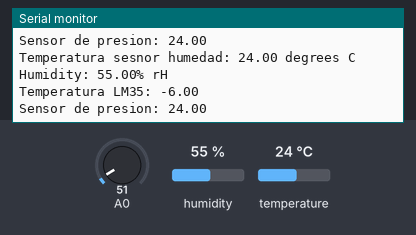
The sketch below on a simulated Arduino Uno, built with avr-gcc and run on an emulated ATmega328P. Shown: the last lines printed to the serial monitor. Inputs (shaded band) come from the test bench; at power-on: humidity 55 %, A0 = 51, temperature 24 °C.

Above: at 1.2 s.
1.3 s: humidity set to 22 %
At 1.45 s:
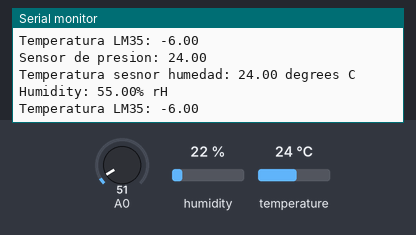
2.8 s: A0 set to 61
At 2.99 s:
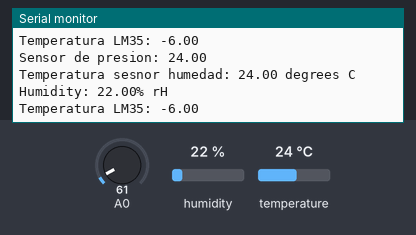
4.3 s: temperature set to 12 °C
At 4.52 s:
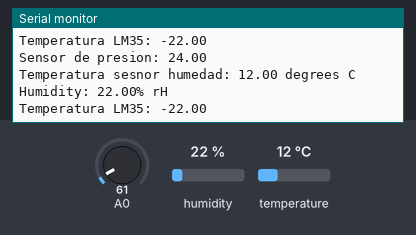
5.8 s: A0 set to 71
At 6.45 s:
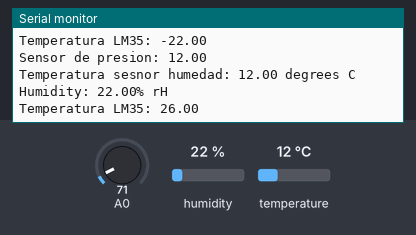
7.3 s: humidity set to 40 %
At 7.6 s:
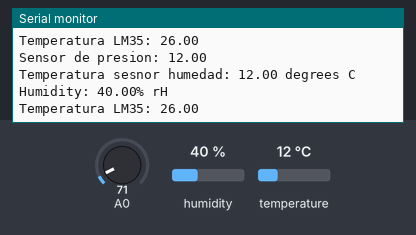
Timing chart, 0 to 9.8 s (numbered marks = the images above; inputs shaded):
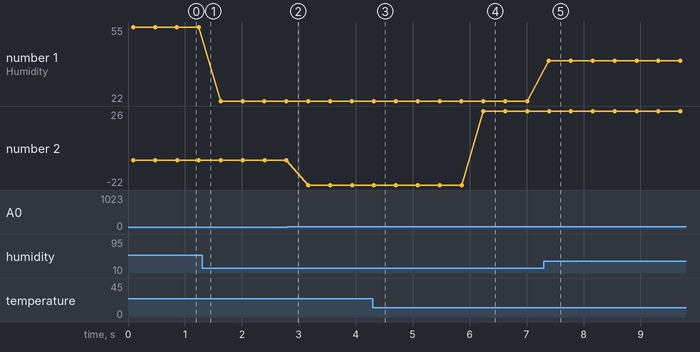

Measured:
- after the input at 4.3 s, the serial monitor: prints a new line at once (image 3)
- after the input at 5.8 s, the serial monitor: prints a new line after 0.44 s (image 4)
- after the input at 7.3 s, the serial monitor: prints a new line after 0.09 s (image 5)
- plotted number 1: 55 → 22 after the input at 1.3 s, 22 → 40 after the input at 7.3 s
- plotted number 2: -6 → -22 after the input at 2.8 s, -22 → 26 after the input at 5.8 s

The sketch:

Sesnsores_temperatura3.ino
```cpp
#include <Wire.h>
#include <Adafruit_MPL3115A2.h>
#include <Adafruit_AHTX0.h>

Adafruit_AHTX0 aht;
Adafruit_MPL3115A2 mpl = Adafruit_MPL3115A2();


 int leer=0;
 float templm;

void setup(){
pinMode(A0,INPUT);
  Serial.begin(115200);

//Sensor de humedad
Serial.println("Adafruit AHT10/AHT20 demo!");

  if (! aht.begin()) {
    Serial.println("Could not find AHT? Check wiring");
    while (1) delay(10);
  }
  Serial.println("AHT10 or AHT20 found");

//Sensor de peresion
Serial.println("Iniciando...");

  if (!mpl.begin()) {
    Serial.println("No se pudo encontrar el módulo MPL3115A2, compruebe la conexión.");
    while (1);
  }

  Serial.println("Módulo MPL3115A2 iniciado correctamente.");


}

void loop() {
leer=analogRead(A0);

//sesnor de presion
float temp = mpl.getTemperature();
Serial.print("Sensor de presion: " );
Serial.println(temp);

//sesnor de humedad
sensors_event_t humidity, temph;
aht.getEvent(&humidity, &temph);// populate temp and humidity objects with fresh data
Serial.print("Temperatura sesnor humedad: "); Serial.print(temph.temperature); Serial.println(" degrees C");
  Serial.print("Humidity: "); Serial.print(humidity.relative_humidity); Serial.println("% rH");


//lm35
templm=((leer*5000)/1023);
Serial.print("Temperatura LM35: ");Serial.println(templm);

delay(300);

}
```
